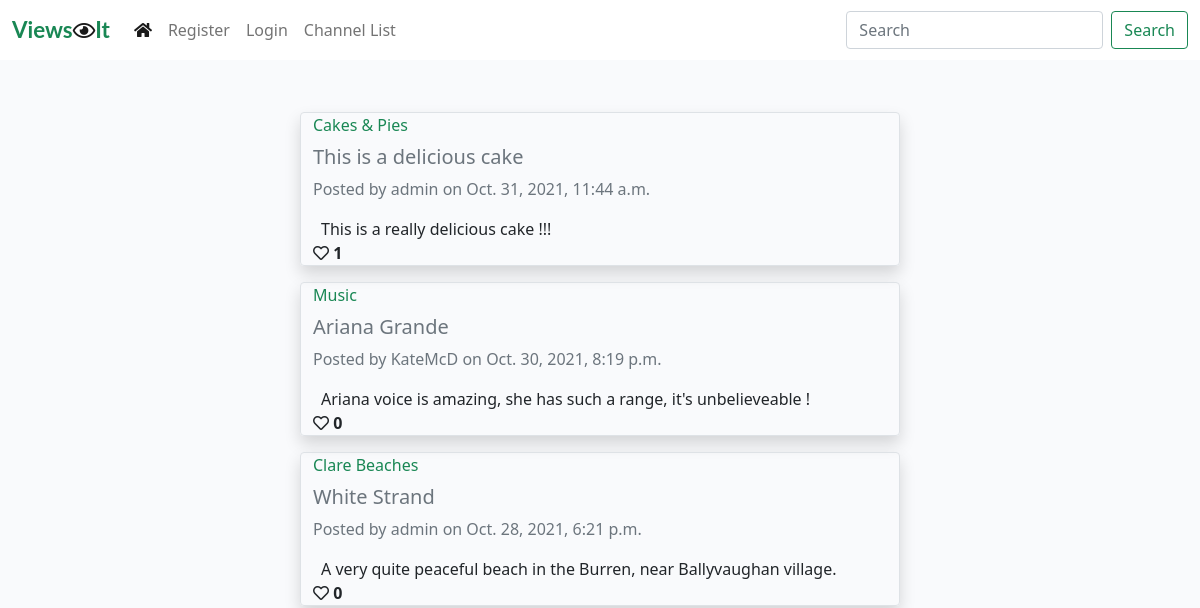
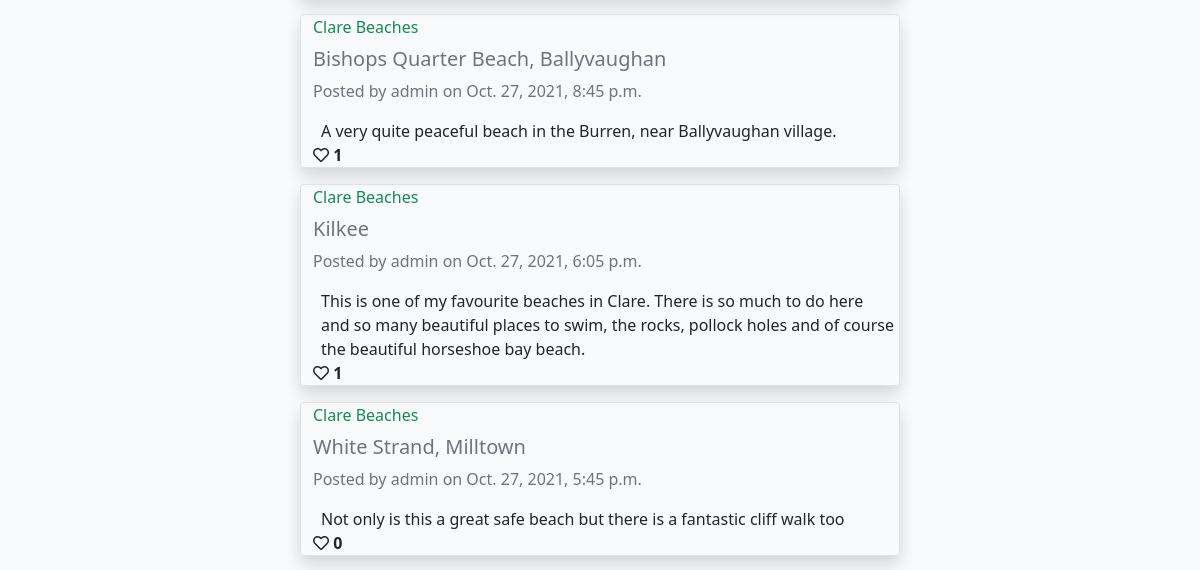
The app's page / (upper part), older data (2 pictures, top to bottom).
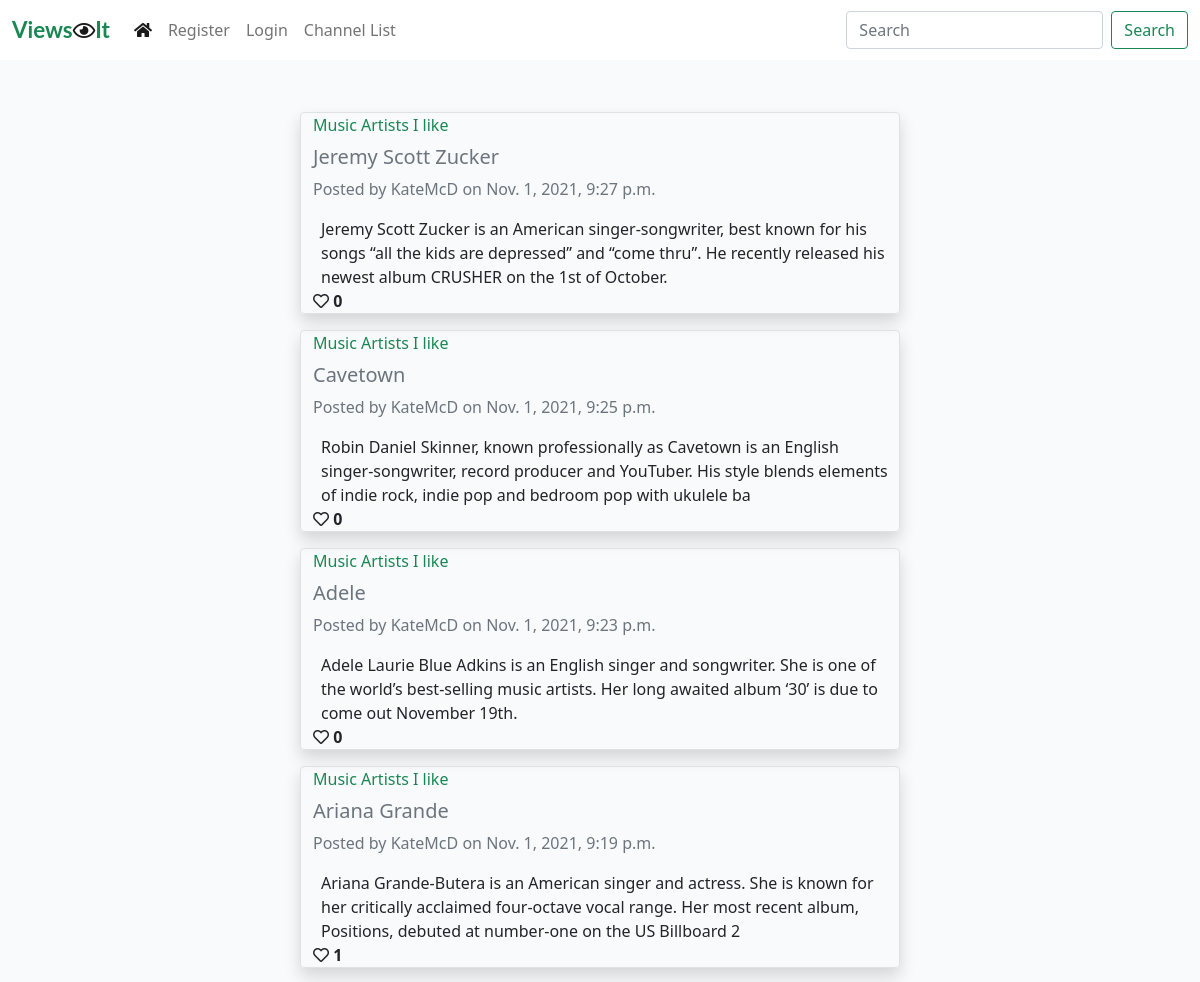
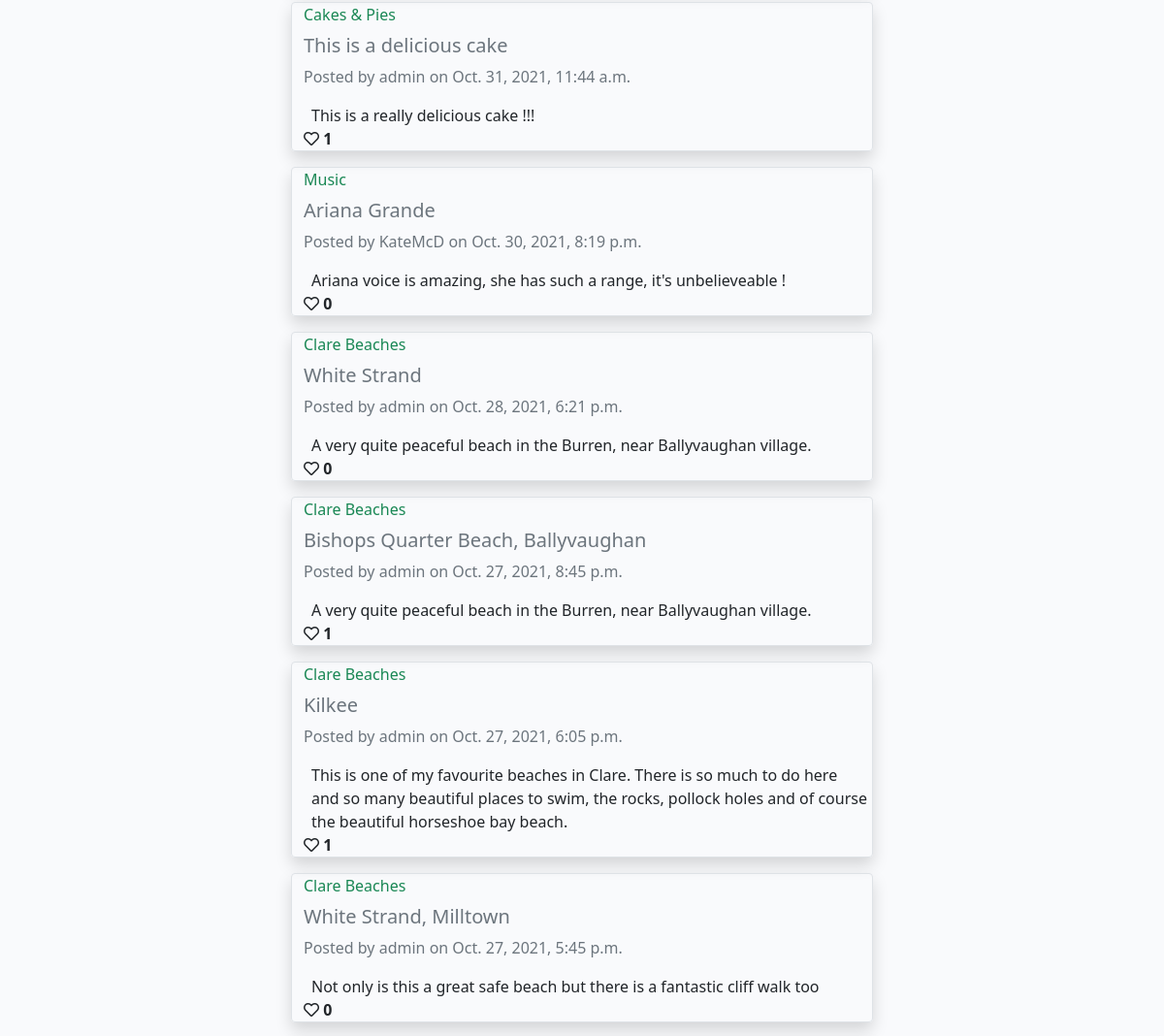
The same page, newer data (2 pictures, top to bottom).
### viewsit_app/models.py (models this page shows, shortened)
class ChannelPosts(models.Model):
    title = models.CharField(max_length=200)
    slug_url = models.SlugField(max_length=250, unique=True)
    channel = models.ForeignKey(Channel, on_delete=models.CASCADE,
                                related_name='channelposts')
    channel_post = models.CharField(max_length=200, blank=True)
    post_image = CloudinaryField('image', blank=True)
    post_url = models.URLField(max_length=250, blank=True)
    author = models.ForeignKey(User, on_delete=models.CASCADE,
                               related_name="authorposts")
    created_on = models.DateTimeField(auto_now_add=True)
    updated_on = models.DateTimeField(auto_now=True)
    status = models.IntegerField(choices=STATUS, default=0)
    likes = models.ManyToManyField(User, related_name='post_likes', blank=True)
    class Meta:
        ordering = ['-updated_on']
    def number_of_likes(self):
        return self.likes.count()

class Channel(models.Model):
    topic = models.CharField(max_length=50)
    topic_url = models.SlugField(max_length=50, unique=True)
    description = models.CharField(max_length=200)
    author = models.ForeignKey(User, on_delete=models.CASCADE,
                               related_name="channels")
    created_on = models.DateTimeField(auto_now_add=True)
    updated_on = models.DateTimeField(auto_now=True)
    status = models.IntegerField(choices=STATUS, default=0)
    class Meta:
        ordering = ['-created_on']
    def __str__(self):
        return self.topic

### viewsit_app/views.py (the view)
# urls.py: path('', views.ChannelViewAll.as_view(), name=''),
class ChannelViewAll(View):
    def get(self, request, *args, **kwargs):
        messages = ()
        message_string = request.GET.get('messages', '')
        if message_string:
            messages = messages + (message_string, )
        if request.user.is_authenticated:
            queryset = ChannelPosts.objects.filter(
                Q(status__exact=1) | Q(author__exact=request.user),
                Q(channel__status__exact=1),
                ).order_by("-updated_on")
        else:
            queryset = ChannelPosts.objects.filter(
                Q(status__exact=1),
                Q(channel__status__exact=1),
                ).order_by("-updated_on")
        return render(
            request,
            "channel_view.html",
            {
                "post_list": queryset,
                "messages": messages,
                "current_user": request.user
            },
        )

### templates/channel_view.html (shortened to what this page needs)
{% extends "base.html" %}
{% block content %}
<div class="container-fluid">
    <div class="row">
        <div class="col-sm-6 mt-3 offset-md-3">
            {% for post in post_list %}
            {% if post.status == 0 %}
                <div class="row border rounded shadow mt-3 unapproved-bg">
            {% else %}
                <div class="row border rounded shadow mt-3">
            {% endif %}
                    {% if not channel_topic_url %}
                        <div class="col"><p class="card-text text-success">{{ post.channel }}</p></div>
                    {% endif %}
                    <div class="row mt-2"><h5 class="card-title text-muted">{{ post.title }}</h5></div>
                    <div class="col card-text text-secondary">Posted by {{ post.author }} on {{ post.updated_on }}</div>
                    {% if post.channel_post %}
                        <div class="row card-text mt-3 ms-2">{{ post.channel_post }}</div>
                    {% endif %}
                    <strong>
                        {% if user.is_authenticated %}
                            {% if channel_topic_url %}
                            <form class="d-inline" action="{% url 'channel_post_like' channel_slug=channel_topic_url post_slug=post.slug_url %}" method="POST">
                            {% else %}
                            <form class="d-inline" action="{% url 'channel_post_like' post_slug=post.slug_url %}" method="POST">
                            {% endif %}
                            {% csrf_token %}
                            {% if not post.number_of_likes == 0 %}
                                <button type="submit" name="blog_post_id" value="{{post.slug_url}}" class="btn-like">
                                    <i class="fas fa-heart"></i>
                                </button>
                            {% else %}
                                <button type="submit" name="blog_post_id" value="{{post.slug_url}}" class="btn-like">
                                    <i class="far fa-heart"></i>
                                </button>
                            {% endif %}
                            </form>
                        {% else %}
                            <span class="text_secondary"><i class="far fa-heart"></i></span>
                        {% endif %}
                        <span class="text_secondary">{{ post.number_of_likes }}</span>
                    </strong>
                </div>
            {% empty %}
                <div><h4>There are no posts to view.</h4></div>
            {% endfor %}
        </div>
    </div>
</div>
{%endblock%}

### templates/base.html (shortened to what this page needs)
{% load static %}
<!DOCTYPE html>
<html class="h-100" lang="en">
<head>
    <link rel="stylesheet" href="https://cdnjs.cloudflare.com/ajax/libs/font-awesome/5.15.3/css/all.min.css">
    <link href="https://cdn.jsdelivr.net/npm/bootstrap@5.0.1/dist/css/bootstrap.min.css" rel="stylesheet"
>
    <link href="https://cdn.jsdelivr.net/npm/summernote@0.8.18/dist/summernote.min.css" rel="stylesheet">
    <link rel="stylesheet" href="{% static 'css/style.css' %}">
</head>
<body class="d-flex flex-column h-100 main-bg">
    <nav class="navbar navbar-expand-lg navbar-light fixed-top bg-white">
        <div class="container-fluid">
            <a class="navbar-brand" href="{% url 'home' %}"><span class="brand text-success">
                Views</span><i class="far fa-eye"></i><span class=" brand text-success">It</span></a>
            <div class="collapse navbar-collapse" id="navbarText">
                <ul class="navbar-nav me-auto mb-2 mb-lg-0">
                    <li class="nav-item">
                        <a class="nav-link active" aria-current="page" href="{% url 'channel_view_all' %}"><i class="fas fa-home"></i></a>
                    </li>
                    {% if user.is_authenticated %}
                    <li class="nav-item">
                        <a class="nav-link" href="{% url 'logout_user' %}">Logout</a>
                    </li>
                    {% else %}
                    <li class="nav-item">
                        <a class="nav-link" href="{% url 'account_register' %}">Register</a>
                    </li>
                    <li class="nav-item">
                        <a class="nav-link" href="{% url 'user_login' %}">Login</a>
                    </li>
                    {% endif %}
                    <li class="nav-item">
                        <a class="nav-link" href="{% url 'channel_list' %}">Channel List</a>
                    </li>
                </ul>
                {% if not search_place_holder and not channel_topic_url%}
                    <div class="navbar-nav ml-auto mr-auto">
                        <form class="d-flex" action="{% url 'channel_view_search' %}" method="get">
                            <input class="form-control me-2" type="search" placeholder="Search" aria-label="Search" name="search_string">
                            <button class="btn btn-outline-success" type="submit">Search</button>
                        </form>
                    </div>
                {% endif %}
            </div>
        </div>
    </nav>
    <main class="flex-shrink-0 main-bg">
        {% block content %}
        {% endblock content %}
    </main>
</body>
</html>

### static/css/style.css (style rules this page uses)
body { padding-top: 80px; }
.brand { font-family: Lato, sans-serif; font-size: 1.4rem; font-weight: 700; color: #4A4A4F; }
.main-bg { background-color: #F9FAFC; }

Row changes from the older to the newer data that the page shows:
added ChannelPosts: channel "Music Artists I like", title "Jeremy Scott Zucker", author "KateMcD", updated_on "Nov. 1, 2021, 9:27 p.m.", channel_post "Jeremy Scott Zucker is an American singer-songwriter, best known for his songs “all the kids are depressed” and “come thru”. He recently released his newest album CRUSHER on the 1st of October.", number_of_likes "0"
added ChannelPosts: channel "Music Artists I like", title "Cavetown", author "KateMcD", updated_on "Nov. 1, 2021, 9:25 p.m.", channel_post "Robin Daniel Skinner, known professionally as Cavetown is an English singer-songwriter, record producer and YouTuber. His style blends elements of indie rock, indie pop and bedroom pop with ukulele ba", number_of_likes "0"
added ChannelPosts: channel "Music Artists I like", title "Adele", author "KateMcD", updated_on "Nov. 1, 2021, 9:23 p.m.", channel_post "Adele Laurie Blue Adkins is an English singer and songwriter. She is one of the world’s best-selling music artists. Her long awaited album ‘30’ is due to come out November 19th.", number_of_likes "0"
added ChannelPosts: channel "Music Artists I like", title "Ariana Grande", author "KateMcD", updated_on "Nov. 1, 2021, 9:19 p.m.", channel_post "Ariana Grande-Butera is an American singer and actress. She is known for her critically acclaimed four-octave vocal range. Her most recent album, Positions, debuted at number-one on the US Billboard 2", number_of_likes "1"
